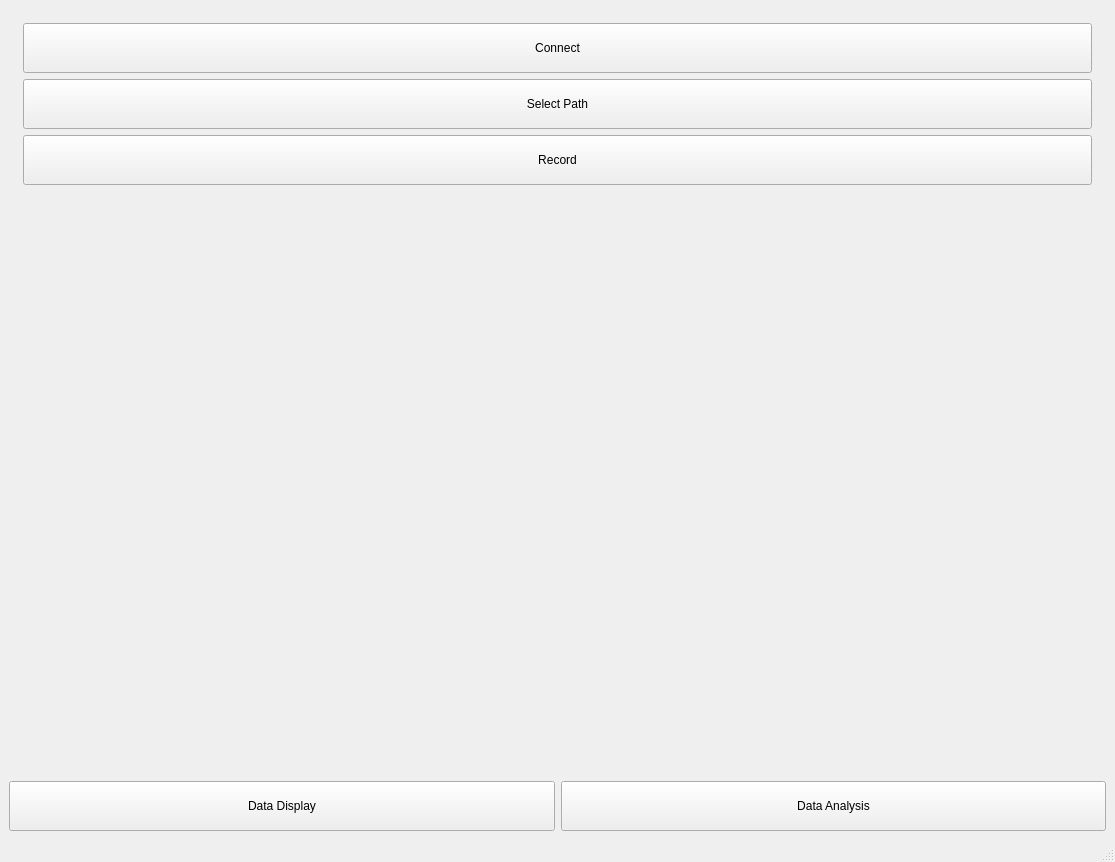
<?xml version="1.0" encoding="UTF-8"?>
<ui version="4.0">
 <class>MainWindow</class>
 <widget class="QMainWindow" name="MainWindow">
  <property name="geometry">
   <rect>
    <x>0</x>
    <y>0</y>
    <width>1115</width>
    <height>862</height>
   </rect>
  </property>
  <property name="windowTitle">
   <string>MainWindow</string>
  </property>
  <widget class="QWidget" name="centralwidget">
   <layout class="QVBoxLayout" name="verticalLayout">
    <item>
     <widget class="QStackedWidget" name="stackedWidget">
      <property name="currentIndex">
       <number>0</number>
      </property>
      <widget class="QWidget" name="page_display">
       <layout class="QHBoxLayout" name="page_display_layout" stretch="10,1">
        <item>
         <layout class="QGridLayout" name="display_plot_layout"/>
        </item>
        <item>
         <layout class="QVBoxLayout" name="display_func_layout">
          <property name="leftMargin">
           <number>5</number>
          </property>
          <property name="topMargin">
           <number>5</number>
          </property>
          <property name="rightMargin">
           <number>5</number>
          </property>
          <property name="bottomMargin">
           <number>5</number>
          </property>
          <item>
           <widget class="QPushButton" name="button_connect">
            <property name="minimumSize">
             <size>
              <width>0</width>
              <height>50</height>
             </size>
            </property>
            <property name="text">
             <string>Connect</string>
            </property>
            <property name="checkable">
             <bool>true</bool>
            </property>
           </widget>
          </item>
          <item>
           <widget class="QPushButton" name="button_file_path_save">
            <property name="minimumSize">
             <size>
              <width>0</width>
              <height>50</height>
             </size>
            </property>
            <property name="text">
             <string>Select Path</string>
            </property>
           </widget>
          </item>
          <item>
           <widget class="QPushButton" name="button_record">
            <property name="minimumSize">
             <size>
              <width>0</width>
              <height>50</height>
             </size>
            </property>
            <property name="text">
             <string>Record</string>
            </property>
            <property name="checkable">
             <bool>true</bool>
            </property>
           </widget>
          </item>
          <item>
           <spacer name="verticalSpacer">
            <property name="orientation">
             <enum>Qt::Orientation::Vertical</enum>
            </property>
            <property name="sizeHint" stdset="0">
             <size>
              <width>20</width>
              <height>40</height>
             </size>
            </property>
           </spacer>
          </item>
         </layout>
        </item>
       </layout>
      </widget>
      <widget class="QWidget" name="page_analysis">
       <layout class="QGridLayout" name="gridLayout" columnstretch="10,1">
        <item row="0" column="1">
         <layout class="QVBoxLayout" name="analysis_fuc_layout">
          <property name="leftMargin">
           <number>5</number>
          </property>
          <property name="topMargin">
           <number>5</number>
          </property>
          <property name="rightMargin">
           <number>5</number>
          </property>
          <property name="bottomMargin">
           <number>5</number>
          </property>
          <item>
           <widget class="QPushButton" name="button_file_path_select">
            <property name="minimumSize">
             <size>
              <width>0</width>
              <height>50</height>
             </size>
            </property>
            <property name="text">
             <string>Select File</string>
            </property>
           </widget>
          </item>
          <item>
           <widget class="QPushButton" name="button_replay">
            <property name="minimumSize">
             <size>
              <width>0</width>
              <height>50</height>
             </size>
            </property>
            <property name="text">
             <string>Replay</string>
            </property>
            <property name="checkable">
             <bool>true</bool>
            </property>
           </widget>
          </item>
          <item>
           <widget class="QPushButton" name="button_matrix_analysis">
            <property name="minimumSize">
             <size>
              <width>0</width>
              <height>50</height>
             </size>
            </property>
            <property name="text">
             <string>Analysis</string>
            </property>
            <property name="checkable">
             <bool>true</bool>
            </property>
           </widget>
          </item>
          <item>
           <widget class="QPushButton" name="button_pictures_save">
            <property name="minimumSize">
             <size>
              <width>0</width>
              <height>50</height>
             </size>
            </property>
            <property name="text">
             <string>Picture Save</string>
            </property>
           </widget>
          </item>
          <item>
           <spacer name="verticalSpacer_2">
            <property name="orientation">
             <enum>Qt::Orientation::Vertical</enum>
            </property>
            <property name="sizeHint" stdset="0">
             <size>
              <width>20</width>
              <height>40</height>
             </size>
            </property>
           </spacer>
          </item>
         </layout>
        </item>
        <item row="0" column="0">
         <layout class="QGridLayout" name="analysis_plot_layout"/>
        </item>
        <item row="1" column="0" colspan="2">
         <widget class="QScrollBar" name="replayScrollBar">
          <property name="orientation">
           <enum>Qt::Orientation::Horizontal</enum>
          </property>
         </widget>
        </item>
       </layout>
      </widget>
     </widget>
    </item>
    <item>
     <layout class="QHBoxLayout" name="menuLayout">
      <item>
       <widget class="QPushButton" name="button_data_display">
        <property name="minimumSize">
         <size>
          <width>0</width>
          <height>50</height>
         </size>
        </property>
        <property name="text">
         <string>Data Display</string>
        </property>
       </widget>
      </item>
      <item>
       <widget class="QPushButton" name="button_data_analysis">
        <property name="minimumSize">
         <size>
          <width>0</width>
          <height>50</height>
         </size>
        </property>
        <property name="text">
         <string>Data Analysis</string>
        </property>
       </widget>
      </item>
     </layout>
    </item>
   </layout>
  </widget>
  <widget class="QStatusBar" name="statusbar"/>
 </widget>
 <resources>
  <include location="../../resource.qrc"/>
 </resources>
 <connections/>
</ui>
